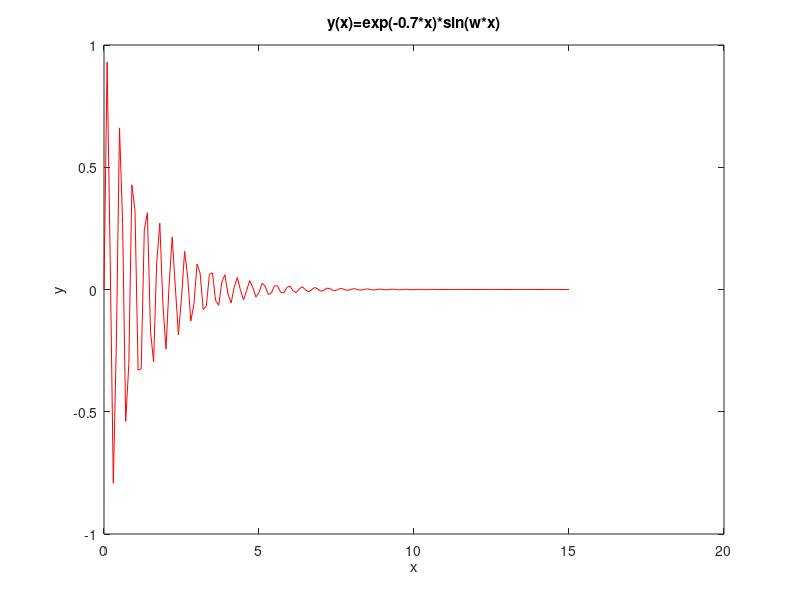

Source code (MATLAB):
% generate the vector x with increment 0.1
x=0:0.1:15;
w=15; % omega
y=exp(-0.7*x).*sin(w*x); % .* element by element multiplication
                         % this is called vectorized implementation
                         
% plot
plot(x,y,'-r') % red solid line
xlabel("x")
ylabel("y")
title("y(x)=exp(-0.7*x)*sin(w*x)")
